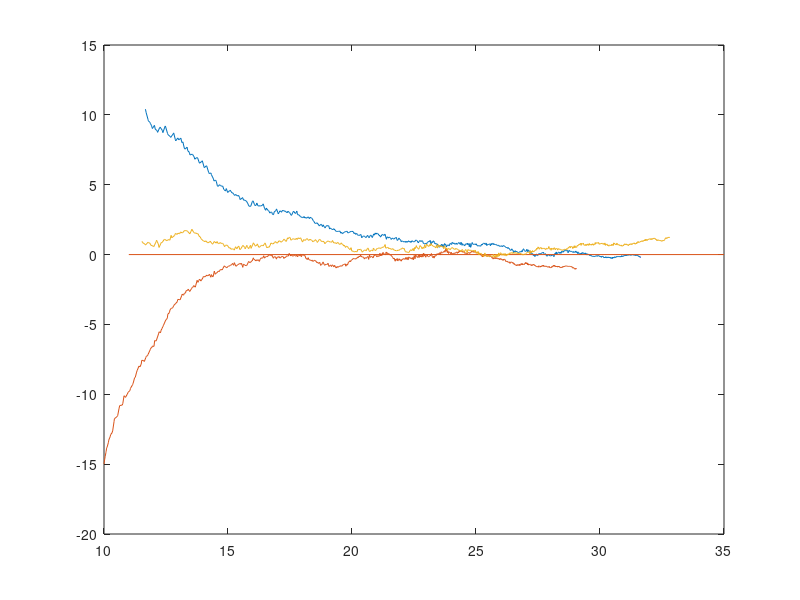

MATLAB code to generate this figure:
% load TSC10D.txt;
% x = TSC10D(:,1);
% y = TSC10D(:,2);
% plot(x,y)
% hold on
% load TSC10S.txt;
% x2 = TSC10S(:,1);
% y2 = TSC10S(:,2);
% plot(x2,y2)
% 
% load TSC10Up.txt;
% x3 = TSC10Up(:,1);
% y3 = TSC10Up(:,2);
% plot(x3,y3)
% 
% 
% % load Straight4.txt;
% % x4 = Straight4(:,1);
% % y4 = Straight4(:,2);
% % plot(x4,y4)
% % 
% % load Straight5.txt;
% % x5 = Straight5(:,1);
% % y5 = Straight5(:,2);
% % plot(x5,y5)
% line([11 30] , [0 0]);
% hold off
% load OrientationCont2.txt;
% x = OrientationCont2(:,1);
% y = OrientationCont2(:,2);
% z = OrientationCont2(:,3);
% plot(x,y)
% hold on
% plot (x,z)
% 
% load OrientationCont3.txt;
% x2 = OrientationCont3(:,1);
% y2 = OrientationCont3(:,2);
% z2 = OrientationCont3(:,3);
% plot(x2,y2)
% 
% plot (x2,z2)
% load OrientationCont4.txt;
% x3 = OrientationCont4(:,1);
% y3 = OrientationCont4(:,2);
% z3 = OrientationCont4(:,3);
% plot(x3,y3)
% 
% plot (x3,z3)
% hold off

% load PivotQuart.txt;
% x = PivotQuart(:,1);
% y = PivotQuart(:,2);
% 
% plot(x,y, 'color','green')
% hold on
% 
% 
% load PivotHalf.txt;
% x2 = PivotHalf(:,1);
% y2 = PivotHalf(:,2);
% plot(x2,y2, 'color', 'blue')
% 
% load PivotFull.txt;
% x3 = PivotFull(:,1);
% y3 = PivotFull(:,2);
% 
% plot(x3,y3, 'color', 'red')
% 
% load PivotZero.txt;
% x4 = PivotZero(:,1);
% y4 = PivotZero(:,2);
% 
% plot(x4,y4, 'color', 'cyan')
% hold off


load StraightNew15C11.txt;
x4 = StraightNew15C11(:,1);
y4 = StraightNew15C11(:,2)* 180/ pi;
plot(x4,y4)
hold on
line([11 35] , [0 0]);

load StraightNewN15C11.txt;
x5 = StraightNewN15C11(:,1);
y5 = StraightNewN15C11(:,2)* 180/ pi;
plot(x5,y5)

load TSC10S.txt;
x2 = TSC10S(:,1);
y2 = TSC10S(:,2)* 180 / pi;
plot(x2,y2)
hold off
